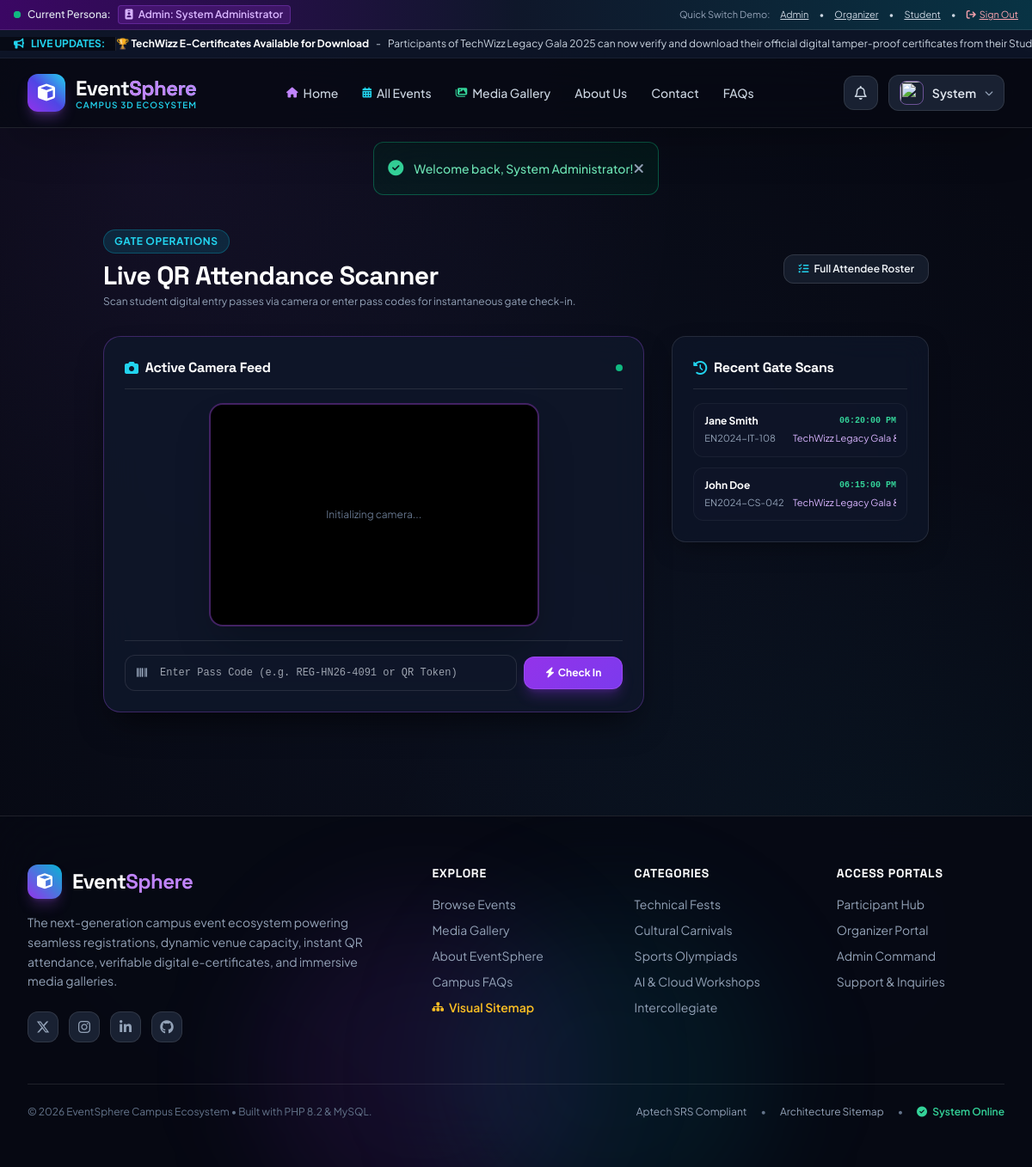
The app's page /organizer/scan_qr.php (signed in) with its own data.
### tables this page shows
CREATE TABLE `announcements` (
  `id` INT AUTO_INCREMENT PRIMARY KEY,
  `title` VARCHAR(200) NOT NULL,
  `content` TEXT NOT NULL,
  `target_role` ENUM('all', 'student', 'organizer', 'event_registrants') NOT NULL DEFAULT 'all',
  `event_id` INT DEFAULT NULL,
  `created_by` INT NOT NULL,
  `is_active` TINYINT(1) NOT NULL DEFAULT 1,
  `created_at` TIMESTAMP DEFAULT CURRENT_TIMESTAMP,
  FOREIGN KEY (`created_by`) REFERENCES `users`(`id`) ON DELETE CASCADE,
  FOREIGN KEY (`event_id`) REFERENCES `events`(`id`) ON DELETE CASCADE
);

CREATE TABLE `registrations` (
  `id` INT AUTO_INCREMENT PRIMARY KEY,
  `event_id` INT NOT NULL,
  `user_id` INT NOT NULL,
  `registration_code` VARCHAR(50) UNIQUE NOT NULL,
  `status` ENUM('confirmed', 'waitlisted', 'cancelled', 'attended') NOT NULL DEFAULT 'confirmed',
  `qr_token` VARCHAR(100) UNIQUE NOT NULL,
  `checked_in_at` DATETIME DEFAULT NULL,
  `certificate_issued` TINYINT(1) NOT NULL DEFAULT 0,
  `certificate_fee_paid` TINYINT(1) NOT NULL DEFAULT 0,
  `certificate_fee_txn` VARCHAR(100) DEFAULT NULL,
  `certificate_code` VARCHAR(100) DEFAULT NULL,
  `created_at` TIMESTAMP DEFAULT CURRENT_TIMESTAMP,
  FOREIGN KEY (`event_id`) REFERENCES `events`(`id`) ON DELETE CASCADE,
  FOREIGN KEY (`user_id`) REFERENCES `users`(`id`) ON DELETE CASCADE,
  UNIQUE KEY `unique_user_event` (`event_id`, `user_id`)
);

CREATE TABLE `users` (
  `id` INT AUTO_INCREMENT PRIMARY KEY,
  `name` VARCHAR(100) NOT NULL,
  `email` VARCHAR(150) UNIQUE NOT NULL,
  `username` VARCHAR(50) UNIQUE NOT NULL,
  `password` VARCHAR(255) NOT NULL,
  `contact` VARCHAR(20) DEFAULT NULL,
  `department` VARCHAR(100) DEFAULT 'General',
  `enrolment_no` VARCHAR(50) DEFAULT NULL,
  `role` ENUM('admin', 'organizer', 'student') NOT NULL DEFAULT 'student',
  `status` ENUM('active', 'suspended') NOT NULL DEFAULT 'active',
  `two_factor_code` VARCHAR(10) DEFAULT '123456',
  `avatar` VARCHAR(255) DEFAULT 'assets/images/default_avatar.png',
  `created_at` TIMESTAMP DEFAULT CURRENT_TIMESTAMP
);

CREATE TABLE `events` (
  `id` INT AUTO_INCREMENT PRIMARY KEY,
  `title` VARCHAR(200) NOT NULL,
  `slug` VARCHAR(200) UNIQUE NOT NULL,
  `category_id` INT NOT NULL,
  `organizer_id` INT NOT NULL,
  `department` VARCHAR(100) NOT NULL,
  `description` LONGTEXT NOT NULL,
  `venue_id` INT DEFAULT NULL,
  `custom_venue_name` VARCHAR(150) DEFAULT NULL,
  `event_date` DATE NOT NULL,
  `start_time` TIME NOT NULL,
  `end_time` TIME NOT NULL,
  `registration_cutoff` DATETIME NOT NULL,
  `max_capacity` INT NOT NULL DEFAULT 50,
  `fee_amount` DECIMAL(10,2) DEFAULT 0.00,
  `certificate_fee` DECIMAL(10,2) DEFAULT 150.00,
  `banner_image` VARCHAR(255) DEFAULT NULL,
  `rulebook_file` VARCHAR(255) DEFAULT NULL,
  `status` ENUM('pending', 'approved', 'rejected', 'cancelled', 'completed') NOT NULL DEFAULT 'pending',
  `admin_notes` TEXT DEFAULT NULL,
  `featured` TINYINT(1) NOT NULL DEFAULT 0,
  `created_at` TIMESTAMP DEFAULT CURRENT_TIMESTAMP,
  FOREIGN KEY (`category_id`) REFERENCES `categories`(`id`) ON DELETE CASCADE,
  FOREIGN KEY (`organizer_id`) REFERENCES `users`(`id`) ON DELETE CASCADE,
  FOREIGN KEY (`venue_id`) REFERENCES `venues`(`id`) ON DELETE SET NULL
);

### organizer/scan_qr.php (the view, shortened to what the rows shown need)
<?php
$db = getDB();
$recent_checkins = [];
try {
    $stmt = $db->query("
        SELECT r.*, u.name as student_name, u.enrolment_no, e.title as event_title
        FROM registrations r
        JOIN users u ON r.user_id = u.id
        JOIN events e ON r.event_id = e.id
        WHERE r.status = 'attended' AND r.checked_in_at IS NOT NULL
        ORDER BY r.checked_in_at DESC
        LIMIT 6
    ");
    $recent_checkins = $stmt->fetchAll();
} catch (Exception $e) {}
require_once __DIR__ . '/../includes/header.php';
?>
<div class="max-w-5xl mx-auto px-4 sm:px-6 lg:px-8 py-10">
    <div class="mb-8 flex flex-col md:flex-row md:items-center justify-between gap-4">
        <div>
            <h1 class="font-heading font-extrabold text-3xl text-white">Live QR Attendance Scanner</h1>
        </div>
    </div>
    <div class="grid grid-cols-1 lg:grid-cols-3 gap-8">
        <div class="space-y-6">
            <div class="glass-panel p-6 border border-white/10">
                <div class="space-y-3">
                    <?php if (empty($recent_checkins)): ?>
                        <div class="text-center py-6 text-slate-400 text-xs">No check-ins logged yet today.</div>
                    <?php else: ?>
                        <?php foreach ($recent_checkins as $chk): ?>
                            <div class="p-3 rounded-xl bg-slate-900/60 border border-white/5 space-y-1">
                                <div class="flex items-center justify-between text-xs">
                                    <span class="font-bold text-white"><?= htmlspecialchars($chk['student_name']) ?></span>
                                    <span class="text-[10px] text-emerald-400 font-semibold font-mono"><?= date('h:i:s A', strtotime($chk['checked_in_at'])) ?></span>
                                </div>
                                <div class="text-[11px] text-slate-400 flex items-center justify-between">
                                    <span><?= htmlspecialchars($chk['enrolment_no'] ?? 'Student') ?></span>
                                    <span class="text-purple-300 line-clamp-1 truncate max-w-[120px]"><?= htmlspecialchars($chk['event_title']) ?></span>
                                </div>
                            </div>
                        <?php endforeach; ?>
                    <?php endif; ?>
                </div>
            </div>
        </div>
    </div>
</div>
<?php require_once __DIR__ . '/../includes/footer.php'; ?>

### includes/header.php (shortened to what the rows shown need)
<?php
$db = getDB();
$ticker_announcements = [];
try {
    $stmt = $db->query("SELECT title, content FROM announcements WHERE is_active = 1 ORDER BY id DESC LIMIT 5");
    $ticker_announcements = $stmt->fetchAll();
} catch (Exception $e) {}
?>
<!DOCTYPE html>
<html lang="en" class="dark">
<head>
    <script src="https://cdn.tailwindcss.com"></script>
    <link rel="stylesheet" href="https://cdnjs.cloudflare.com/ajax/libs/font-awesome/6.5.1/css/all.min.css">
    <link rel="stylesheet" href="<?= BASE_URL ?>/assets/css/style.css">
</head>
<body class="bg-dark-900 text-slate-100 flex flex-col min-h-screen">
<?php if (!empty($ticker_announcements)): ?>
<div class="ticker-wrap">
    <div class="ticker-move text-xs text-slate-300 flex items-center gap-8">
        <?php foreach ($ticker_announcements as $ann): ?>
            <span class="flex items-center gap-2">
                <span class="font-bold text-white"><?= htmlspecialchars($ann['title']) ?></span> -
                <span><?= htmlspecialchars($ann['content']) ?></span>
            </span>
        <?php endforeach; ?>
    </div>
</div>
<?php endif; ?>
<main class="flex-grow">

### records on screen
announcements: title "🏆 TechWizz E-Certificates Available for Download", content "Participants of TechWizz Legacy Gala 2025 can now verify and download their official digital tamper-proof certificates from their…"
registrations: user.name "Jane Smith", checked_in_at "06:20:00 PM", user.enrolment_no "EN2024-IT-108", event.title "TechWizz Legacy Gal…"
registrations: user.name "John Doe", checked_in_at "06:15:00 PM", user.enrolment_no "EN2024-CS-042", event.title "TechWizz Legacy Gal…"

### other values on screen
$current_user['role'] "Admin"
$current_user['name'] "System Administrator"
explode(' ', $current_user['name'])[0] "System"
$flash['message'] "Welcome back, System Administrator!"
